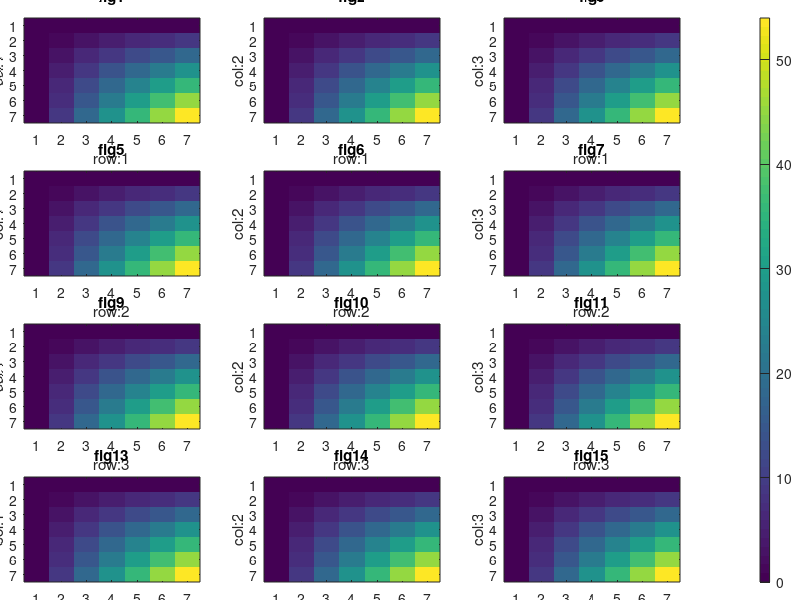

Write the MATLAB code that produced this figure.
clc, clear, close all;

top_margin = 0.03; % top margin
btm_margin = 0.03; % bottom margin
left_margin = 0.03;% left margin
right_margin = 0.15;% right margin

fig_margin = 0.08; % margin beween figures(sub) 

row = 4; % rows
col = 3; % cols

% Generate some test data to show
x = 0 : 1: 6; 
y = 0 : 1.5: 9;

f = y' * x;

% '54' and '0' respectively represent max(f) and min(f)
% both need to be calculated or traversed to determine
% for convenience, I directly use results
clim = [0 54];

% Calculate figure height and width according to rows and cols 
fig_h = (1- top_margin - btm_margin - (row-1) * fig_margin) / row;
fig_w = (1 - left_margin - right_margin - (col-1) * fig_margin) / col;

for i = 1 : row
    for j = 1 : col
        % figure position: you can refer to 'help axes' to review the
        % parameter meaning, note that original point is lower-left
        position = [left_margin + (j-1)*(fig_margin+fig_w), ...
           1- (top_margin + i * fig_h + (i-1) * fig_margin), ...
           fig_w, fig_h]
       axes('position', position)
       % draw colorful pictures... 
       imagesc(f, clim); 
       
       % title, labels
       title(['fig' num2str((i-1)*row+j)]);
       xlabel(['row:' num2str(i)]);
       ylabel(['col:' num2str(j)]);
    end   
end
% draw colorbar
axes('position', [1-right_margin-fig_margin, btm_margin, 0.2, 1-(top_margin+btm_margin)]);
axis off;
colorbar();caxis(clim);